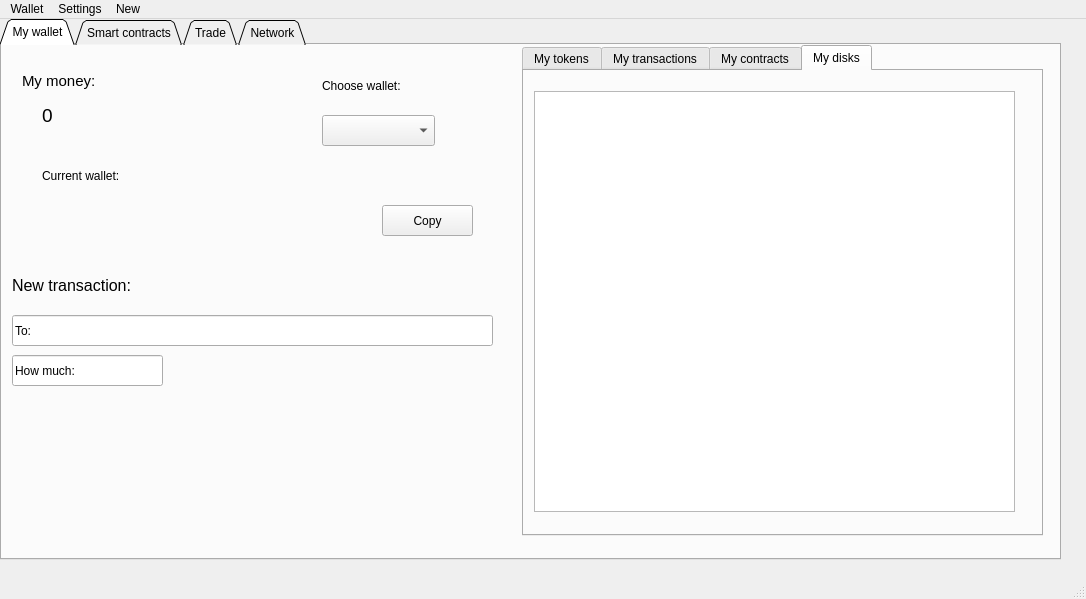
<?xml version="1.0" encoding="UTF-8"?>
<ui version="4.0">
 <class>MainWindow</class>
 <widget class="QMainWindow" name="MainWindow">
  <property name="geometry">
   <rect>
    <x>0</x>
    <y>0</y>
    <width>1086</width>
    <height>599</height>
   </rect>
  </property>
  <property name="windowTitle">
   <string>HODL</string>
  </property>
  <property name="windowIcon">
   <iconset>
    <normaloff>../../Downloads/hodl.ico</normaloff>../../Downloads/hodl.ico</iconset>
  </property>
  <property name="tabShape">
   <enum>QTabWidget::Triangular</enum>
  </property>
  <widget class="QWidget" name="centralwidget">
   <widget class="QTabWidget" name="Tabs">
    <property name="geometry">
     <rect>
      <x>0</x>
      <y>0</y>
      <width>1061</width>
      <height>541</height>
     </rect>
    </property>
    <property name="tabPosition">
     <enum>QTabWidget::North</enum>
    </property>
    <property name="tabShape">
     <enum>QTabWidget::Triangular</enum>
    </property>
    <property name="currentIndex">
     <number>0</number>
    </property>
    <widget class="QWidget" name="Mywallet">
     <attribute name="title">
      <string>My wallet</string>
     </attribute>
     <widget class="QLabel" name="label">
      <property name="geometry">
       <rect>
        <x>20</x>
        <y>20</y>
        <width>151</width>
        <height>31</height>
       </rect>
      </property>
      <property name="font">
       <font>
        <pointsize>11</pointsize>
       </font>
      </property>
      <property name="text">
       <string>My money:</string>
      </property>
     </widget>
     <widget class="QLabel" name="money">
      <property name="geometry">
       <rect>
        <x>40</x>
        <y>60</y>
        <width>86</width>
        <height>21</height>
       </rect>
      </property>
      <property name="font">
       <font>
        <pointsize>14</pointsize>
       </font>
      </property>
      <property name="text">
       <string>0</string>
      </property>
     </widget>
     <widget class="QLabel" name="label_2">
      <property name="geometry">
       <rect>
        <x>10</x>
        <y>230</y>
        <width>211</width>
        <height>21</height>
       </rect>
      </property>
      <property name="font">
       <font>
        <pointsize>12</pointsize>
       </font>
      </property>
      <property name="text">
       <string>New transaction:</string>
      </property>
     </widget>
     <widget class="QLineEdit" name="lineEdit">
      <property name="geometry">
       <rect>
        <x>10</x>
        <y>270</y>
        <width>481</width>
        <height>31</height>
       </rect>
      </property>
      <property name="text">
       <string>To:</string>
      </property>
     </widget>
     <widget class="QLineEdit" name="lineEdit_2">
      <property name="geometry">
       <rect>
        <x>10</x>
        <y>310</y>
        <width>151</width>
        <height>31</height>
       </rect>
      </property>
      <property name="text">
       <string>How much:</string>
      </property>
     </widget>
     <widget class="QTabWidget" name="tabWidget">
      <property name="geometry">
       <rect>
        <x>520</x>
        <y>0</y>
        <width>521</width>
        <height>491</height>
       </rect>
      </property>
      <property name="currentIndex">
       <number>3</number>
      </property>
      <widget class="QWidget" name="tab">
       <attribute name="title">
        <string>My tokens</string>
       </attribute>
       <widget class="QTextBrowser" name="textBrowser">
        <property name="geometry">
         <rect>
          <x>20</x>
          <y>20</y>
          <width>481</width>
          <height>421</height>
         </rect>
        </property>
       </widget>
      </widget>
      <widget class="QWidget" name="tab_2">
       <attribute name="title">
        <string>My transactions</string>
       </attribute>
       <widget class="QTextBrowser" name="textBrowser_2">
        <property name="geometry">
         <rect>
          <x>20</x>
          <y>10</y>
          <width>481</width>
          <height>421</height>
         </rect>
        </property>
       </widget>
      </widget>
      <widget class="QWidget" name="tab_4">
       <attribute name="title">
        <string>My contracts</string>
       </attribute>
       <widget class="QTextBrowser" name="textBrowser_3">
        <property name="geometry">
         <rect>
          <x>20</x>
          <y>20</y>
          <width>481</width>
          <height>421</height>
         </rect>
        </property>
       </widget>
      </widget>
      <widget class="QWidget" name="tab_5">
       <attribute name="title">
        <string>My disks</string>
       </attribute>
       <widget class="QTextBrowser" name="textBrowser_4">
        <property name="geometry">
         <rect>
          <x>10</x>
          <y>20</y>
          <width>481</width>
          <height>421</height>
         </rect>
        </property>
       </widget>
      </widget>
     </widget>
     <widget class="QLabel" name="label_3">
      <property name="geometry">
       <rect>
        <x>320</x>
        <y>30</y>
        <width>141</width>
        <height>21</height>
       </rect>
      </property>
      <property name="text">
       <string>Choose wallet:</string>
      </property>
     </widget>
     <widget class="QComboBox" name="comboBox">
      <property name="geometry">
       <rect>
        <x>320</x>
        <y>70</y>
        <width>113</width>
        <height>31</height>
       </rect>
      </property>
     </widget>
     <widget class="QLabel" name="label_4">
      <property name="geometry">
       <rect>
        <x>40</x>
        <y>120</y>
        <width>151</width>
        <height>21</height>
       </rect>
      </property>
      <property name="text">
       <string>Current wallet:</string>
      </property>
     </widget>
     <widget class="QLabel" name="label_5">
      <property name="geometry">
       <rect>
        <x>40</x>
        <y>160</y>
        <width>291</width>
        <height>21</height>
       </rect>
      </property>
      <property name="text">
       <string/>
      </property>
     </widget>
     <widget class="QPushButton" name="pushButton">
      <property name="geometry">
       <rect>
        <x>380</x>
        <y>160</y>
        <width>91</width>
        <height>31</height>
       </rect>
      </property>
      <property name="text">
       <string>Copy</string>
      </property>
     </widget>
    </widget>
    <widget class="QWidget" name="Smart_contracts">
     <attribute name="title">
      <string>Smart contracts</string>
     </attribute>
    </widget>
    <widget class="QWidget" name="Trade">
     <attribute name="title">
      <string>Trade</string>
     </attribute>
    </widget>
    <widget class="QWidget" name="Network">
     <attribute name="title">
      <string>Network</string>
     </attribute>
    </widget>
   </widget>
  </widget>
  <widget class="QMenuBar" name="menubar">
   <property name="geometry">
    <rect>
     <x>0</x>
     <y>0</y>
     <width>1086</width>
     <height>29</height>
    </rect>
   </property>
   <widget class="QMenu" name="menuHODL">
    <property name="title">
     <string>Wallet</string>
    </property>
    <addaction name="actionOpen_wallet"/>
    <addaction name="actionNew_wallet"/>
   </widget>
   <widget class="QMenu" name="menuSettings">
    <property name="title">
     <string>Settings</string>
    </property>
   </widget>
   <widget class="QMenu" name="menuNew">
    <property name="title">
     <string>New</string>
    </property>
    <addaction name="actionSmart_contract"/>
    <addaction name="actionVirtual_decentralized_storage"/>
   </widget>
   <addaction name="menuHODL"/>
   <addaction name="menuSettings"/>
   <addaction name="menuNew"/>
  </widget>
  <widget class="QStatusBar" name="statusbar"/>
  <action name="actionWallet">
   <property name="text">
    <string>Wallet</string>
   </property>
  </action>
  <action name="actionOpen_wallet">
   <property name="text">
    <string>Open wallet</string>
   </property>
  </action>
  <action name="actionNew_wallet">
   <property name="text">
    <string>New wallet</string>
   </property>
  </action>
  <action name="actionSmart_contract">
   <property name="text">
    <string>Smart contract</string>
   </property>
  </action>
  <action name="actionVirtual_decentralized_storage">
   <property name="text">
    <string>Virtual decentralized storage</string>
   </property>
  </action>
 </widget>
 <resources/>
 <connections/>
</ui>
